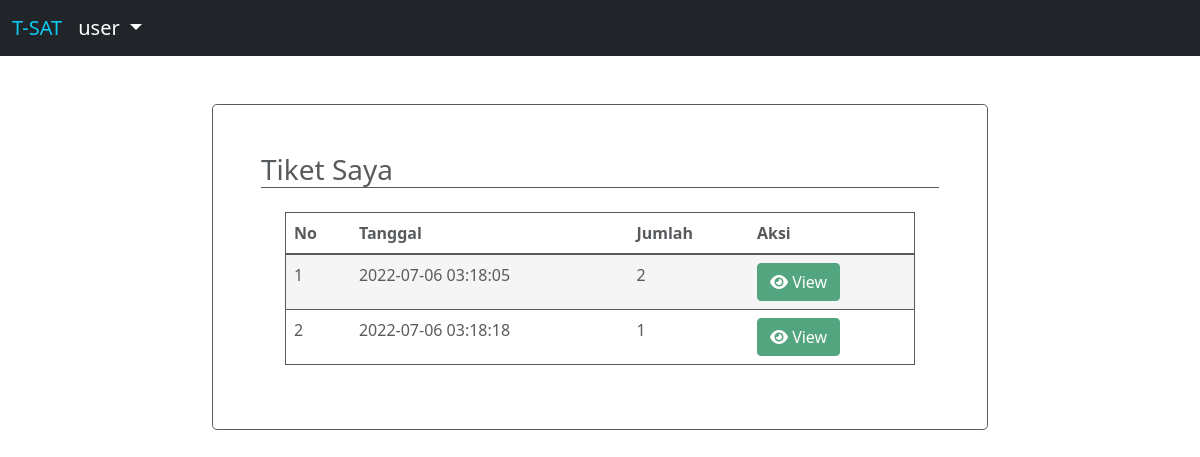
The app's page /profile.php (signed in), older data.
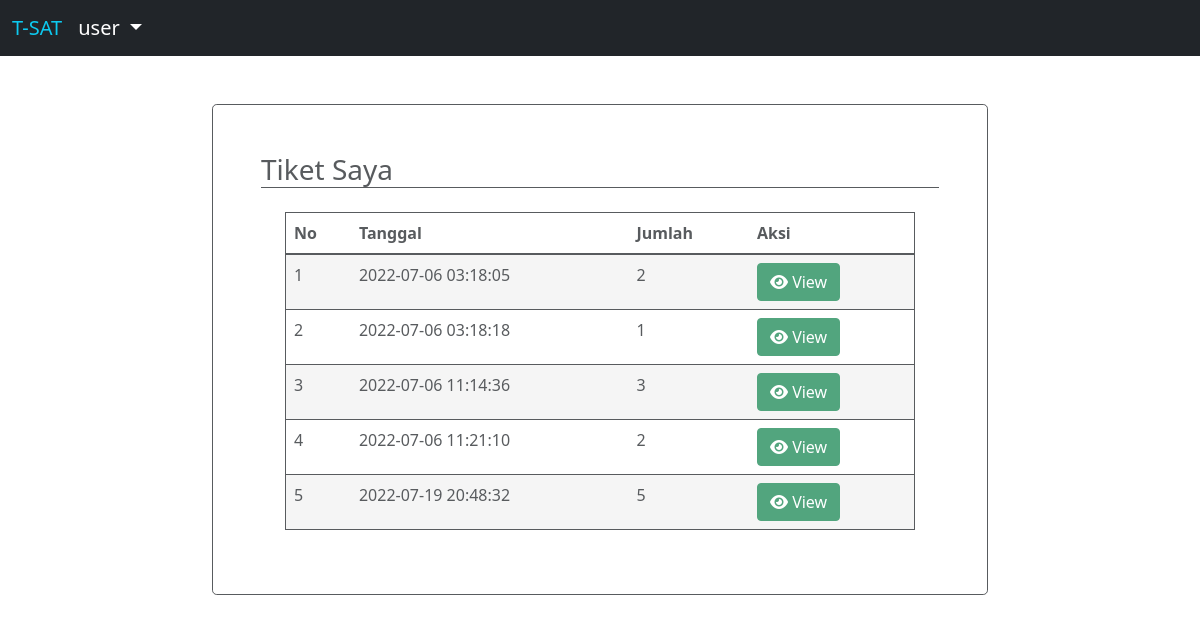
The same page, newer data.
### tables this page shows
CREATE TABLE `tiket` (
  `id` int(11) NOT NULL,
  `user_id` int(11) NOT NULL,
  `jadwal_id` int(11) NOT NULL,
  `jumlah` int(11) NOT NULL,
  `total_byr` int(11) NOT NULL,
  `created_at` datetime NOT NULL DEFAULT current_timestamp()
);

### profile.php (the view, shortened to what this page needs)
<?php
include 'config.php';
if (!isset($_SESSION['username'])) {
    header("Location: index.php");
} else {
    $userid = $_SESSION['id'];
    $query = "SELECT * FROM tiket where user_id = $userid";
?>
    <!DOCTYPE html>
    <html lang="en">
    <head>
        <link href="https://cdn.jsdelivr.net/npm/bootstrap@5.1.3/dist/css/bootstrap.min.css" rel="stylesheet">
        <link rel="stylesheet" href="https://cdnjs.cloudflare.com/ajax/libs/font-awesome/6.1.1/css/all.min.css" />
    </head>
    <body class="vh-100" style="background-image: url('img/main.jpg'); object-fit:fill; background-size:cover; background-position: center center; background-repeat: no-repeat;">
        <nav class="navbar navbar-expand-lg navbar-dark bg-dark">
            <div class="container-fluid">
                <a class="navbar-brand text-info" href="index.php">T-SAT</a>
                <div class="collapse navbar-collapse" id="navbarSupportedContent">
                    <ul class="navbar-nav me-auto mb-2 mb-lg-0">
                        <li class="nav-item dropdown">
                            <?php
                            if (isset($_SESSION['username'])) {
                            ?>
                                <a class="navbar-brand dropdown-toggle" href="#" id="navbarDropdown" role="button" data-bs-toggle="dropdown" aria-expanded="false">
                                <?php
                                echo $_SESSION['username'];
                            } else {
                                echo "<a class='nav-link' href='login.php'>Login</a>";
                            }
                                ?>
                                </a>
                        </li>
                    </ul>
                </div>
            </div>
        </nav>
        <div class="container-fluid mt-5">
            <div class="row d-flex justify-content-center align-items-center h-100">
                <div class="col-12 col-md-8 col-lg-6 col-xl-8">
                    <div class="card opacity-75 shadow-2-strong text-dark border border-dark rounded-3">
                        <div class="card-body p-5 ">
                            <h3 class="mb-4 border-bottom border-dark">Tiket Saya</h3>
                            <div class="container-fluid m-auto">
                                <table class="table table-striped border border-dark">
                                    <thead>
                                        <tr>
                                            <th scope="col">No</th>
                                            <th scope="col">Tanggal</th>
                                            <th scope="col">Jumlah</th>
                                            <th scope="col">Aksi</th>
                                        </tr>
                                    </thead>
                                    <tbody>
                                        <?php
                                        if ($result = mysqli_query($conn, $query)) {
                                            if ($result->num_rows > 0) {
                                                $no = 1;
                                                while($hasil = mysqli_fetch_array($result)){
                                                    $id = $hasil['id'];
                                                    $tanggal = $hasil['created_at'];
                                                    $jumlah = $hasil['jumlah'];
                                                    echo"<tr>";
                                                    echo "<td>$no</td>";
                                                    echo "<td>$tanggal</td>";
                                                    echo "<td>$jumlah</td>";
                                                    echo "<td><a class='btn btn-success' href='view.php?id=$id'><span class='fa-solid fa-eye'></span> View</a>";
                                                    echo"</tr>";
                                                    ++$no;
                                                }
                                            } else {
                                                echo "<tr><td class='text-center' colspan='3'>Anda belum melakukan pemesanan</td></tr>";
                                            }
                                        }
                                        ?>
                                    </tbody>
                                </table>
                            </div>
                        </div>
                    </div>
                </div>
            </div>
        </div>
    <?php
} ?>
    </body>
    </html>

Row changes from the older to the newer data that the page shows:
added tiket: created_at "2022-07-06 11:14:36", jumlah "3"
added tiket: created_at "2022-07-06 11:21:10", jumlah "2"
added tiket: created_at "2022-07-19 20:48:32", jumlah "5"
